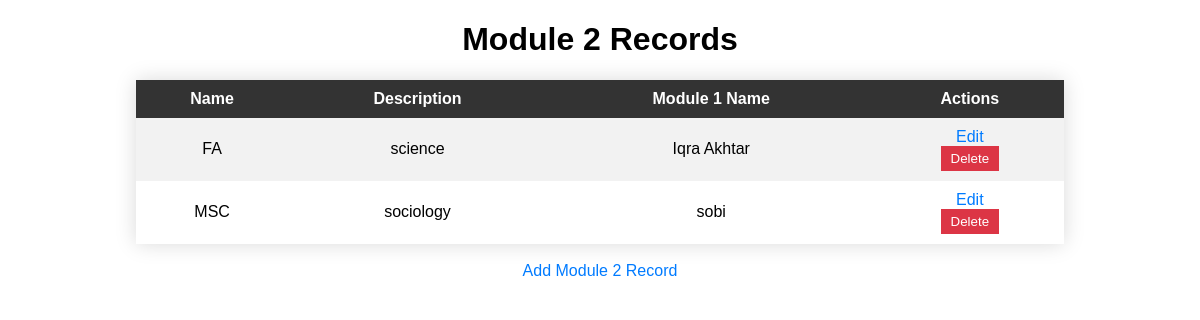
Screenshot of /module2 with the database file from the repository.
### app.py (models this page shows)
class Module2(db.Model):
    id = db.Column(db.Integer, primary_key=True)
    name = db.Column(db.String(100), nullable=False)
    description = db.Column(db.Text)
    module1_id = db.Column(db.Integer, db.ForeignKey('module1.id'), nullable=False)
    module1 = db.relationship('Module1', backref='module2', lazy=True)

class Module1(db.Model):
    id = db.Column(db.Integer, primary_key = True)
    name = db.Column(db.String(100), nullable = False)
    description = db.Column(db.Text)

### app.py (the view, shortened to what this page needs)
@app.route('/module2', methods=['GET', 'POST'])
def module2():
    module2_records = Module2.query.all()
    return render_template('module2.html', module2_records=module2_records)

### templates/module2.html (shortened to what this page needs)
<!DOCTYPE html>
<html lang="en">
<head>
</head>
<body>
    <h1>Module 2 Records</h1>
    <table>
        <tr>
            <th>Name</th>
            <th>Description</th>
            <th>Module 1 Name</th>
            <th>Actions</th>
        </tr>
        {% for record in module2_records %}
            <tr>
                <td>{{ record.name }}</td>
                <td>{{ record.description }}</td>
                <td>{{ record.module1.name }}</td>
                <td>
                    <a href="{{ url_for('edit_module2', id=record.id) }}">Edit</a>
                    <br>
                    <form method="POST" action="{{ url_for('delete_module2', id=record.id) }}">
                        <button type="submit">Delete</button>
                    </form>
                </td>
            </tr>
        {% endfor %}
    </table>
    <br>
    <a href="{{ url_for('add_module2') }}">Add Module 2 Record</a>
</body>
</html>

### templates/module2.html (style rules this page uses)
body { font-family: Arial, sans-serif; text-align: center; margin: 20px; }
h1 { text-align: center; }
table { width: 80%; margin: 0 auto; border-collapse: collapse; box-shadow: 0 0 20px rgba(0, 0, 0, 0.15); }
th, td { padding: 10px; text-align: center; }
th { background-color: #333; color: #fff; }
tr:nth-child(even) { background-color: #f2f2f2; }
a, form { text-decoration: none; color: #007BFF; }
button { background-color: #dc3545; color: #fff; border: none; padding: 5px 10px; cursor: pointer; }

### rows the page displays
Module2: name "FA", description "science", module1.name "Iqra Akhtar"
Module2: name "MSC", description "sociology", module1.name "sobi"
